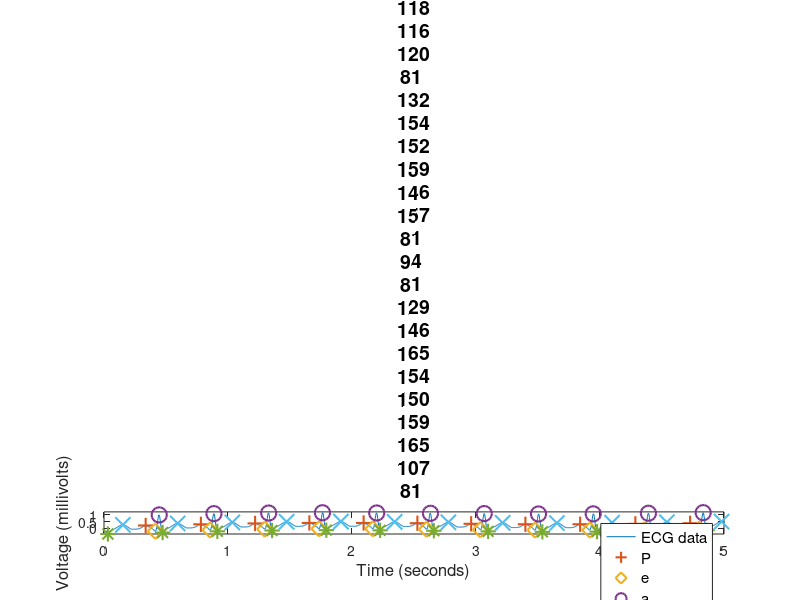

Write the MATLAB code that produced this figure. (Note: this script raises an error after producing the figure.)
%% This script analyzes the ecg graph from 3 patients identifying potential problems.
% MAT188 MATLAB final project - Benjamin Smieja 1006016801
% December 3, 2019

clear; clc; close all;

for patientNum = 1:3
    
    %Loads apporpriate ecg data for patient 1-3
    switch patientNum
        case 1
            load ecg1.mat;
        case 2
            load ecg2.mat;
        case 3
            load ecg3.mat;
    end
    
    %Plots patient ECG and adds labels
    figure();
    plot(time, ecg);
    legend("ECG data", 'fontSize', 11);
    title("ECG Signal - Patient: "+num2str(patientNum),'fontSize', 14);
    xlabel("Time (seconds)",'fontSize', 12);
    ylabel('Voltage (millivolts)', 'fontSize', 12);
    ylim([-0.4,1.2]);
    xlim([0,5]);
    
    % Creates a cell array containing 5 arrays with indicies of each peak
    for i = 1:5
        indexPeak(i) = {find(marker==i)};
    end
    
    %Adds the peak markers to the ECG graph
    markerAtributes= ["+", "d", "o", "*", "x";
        "Peak P","Peak Q","Peak R","Peak S","Peak T"];
    hold on;
    for i = 1:5
        plot(time(indexPeak{i}),ecg(indexPeak{i}),markerAtributes(1,i),'MarkerSize', 11 ,'DisplayName', markerAtributes(2,i),'lineWidth', 1.5);
    end
    
    %% P wave Analysis (Heart rate and variation)
    
    %calculates period, and then uses it to find heart rate (frequency)
    period = diff(time(indexPeak{1}));
    avg_HeartRate = 60 / (sum(period) / length(period));
    heartRate = 60./period;
    
    %Compares heart rate to regular interval and creates diagnosis 
    if avg_HeartRate < 60
        Diag_HeartRate="Sinus Bradycardia";
    elseif 60 <= avg_HeartRate && avg_HeartRate <= 100
        Diag_HeartRate = "Normal Rate";
    else
        Diag_HeartRate = "Sinus Tachycardia";
    end
    
    %Finds max variation in heart rate
    MaxVarInHeartRate = 0;
    for i= 2: length(heartRate)
        possibleMax = abs(1 - (heartRate(i)/heartRate(i-1)));
        if possibleMax > MaxVarInHeartRate
            MaxVarInHeartRate = possibleMax;
        end
    end
    
    %Compares heart rate to acceptable range and creates diagnosis
    Diag_Variation = " Less than 10% - Normal";
    if MaxVarInHeartRate > 1.1
        Diag_Variation = "Greater than 10% - Sinus Arrythmia";
    end
    
    %% Finds and analyzes PR interval (0.12 - 0.20 s)
    PR_Intervals = findInterval(indexPeak{1}, indexPeak{3}, time);
    avg_PR_Int = sum(PR_Intervals) / length(PR_Intervals);
    Diag_PR_Int = "PR interval normal";
    
    %Compares PR interval to normal and creates diagnosis
    if avg_PR_Int>0.20
        Diag_PR_Int = "Long, consider first degree heart block and trifascular block ";
    elseif avg_PR_Int<0.12
        Diag_PR_Int = "Short, consider Wolff-Parkinson-White syndrom or Lown-Ganong-Levine syndrome ";
    end
    
    %% Finds and analyzes QRS interval (<0.12s)
    
    %finds each QRS interval and then calculates the average
    QRS_Intervals = findInterval(indexPeak{2}, indexPeak{4}, time);
    avg_QRS_Int = sum(QRS_Intervals)/length(QRS_Intervals);
    
    %Compares QRS duration to normal and creates diagnosis
    Diag_QRS_Int = "Normal QRS duration";
    if avg_QRS_Int > 0.12
        Diag_QRS_Int = "Long, consider right or left bundle branch block, hyperkalaemia";
    end
    
    %% QT Intervals
    % QT interval should be measure from the START of Q wave to END of T wave
    % however for rough calculation the points can be shifted to the the peak
    % of the P wave and peak of T wave.
    QT_Intervals = findInterval(indexPeak{1}, indexPeak{5}, time);
    QT_Intervals_Corrected = QT_Intervals./sqrt(period);
    avg_QTC = sum(QT_Intervals_Corrected) / length(QT_Intervals_Corrected);
    
    %Compares QTC interval to normal and creates diagnosis
    Diag_QTC_Int = "Normal QTC interval";
    if(avg_QTC>0.48)
    Diag_QTC_Int = "High, consider myocardial infraction, subarachnoid haemorrhage";
    end
    
    %% Informs user of possible heart conditions
    disp(" - - - - - - - - - - - - ECG REPORT - - - - - - - - - - - - ")
    disp("Patient: " + patientNum)
    disp("Heart rate: " + round(avg_HeartRate) + "bpm - " + Diag_HeartRate )
    disp("Variation in heart rate: "+ Diag_Variation)
    disp("PR Interval: " + round(avg_PR_Int,2) + "s - " + Diag_PR_Int)
    disp("QRS Interval: " + round(avg_QRS_Int,2)+ "s - " + Diag_QRS_Int)
    disp("QT Interval: "+ round(avg_QTC,2) + "s - " + Diag_QTC_Int)
    disp(" - - - - - - - - - - - END OF REPORT  - - - - - - - - - - - ")
    
    %Resets for the next ECG analysis
    hold off;
    if(patientNum<3)
    clear;
    disp(" ")
    end
    
end

%% Funtion returns array with interval between peaks every heart beat
function f = findInterval(first, second, time)
start = 1;
last = 0;
%checks if the second comes before the first at the start
if first(1)>second(1)
    start = 2;
end

%checks if the first peak appears at the end of the data without the second
%peak after
if first(end)>second(end)
    last = 1;
end
%returns array with interval between each set of peaks.
f = time(second(start:end)) - time(first(1:end-last));
end